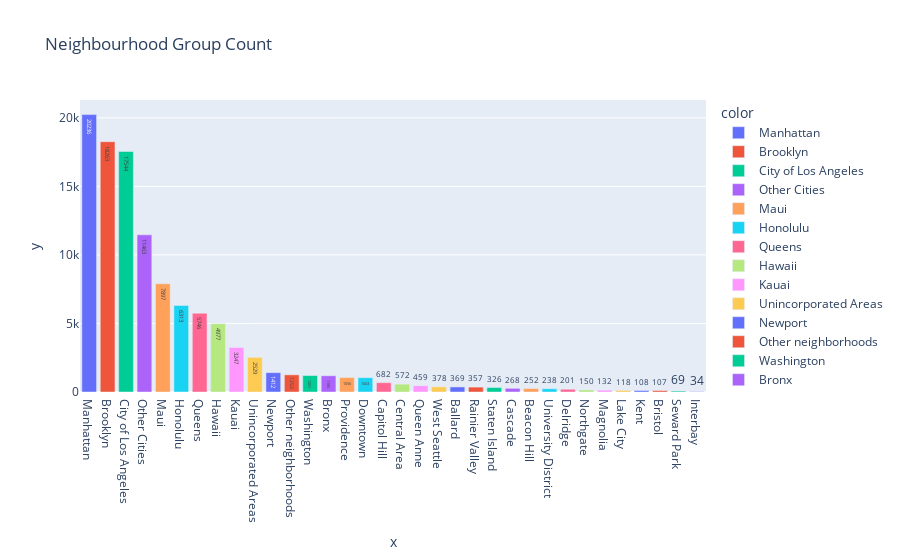

Notebook code cell kept with this figure:
### Code cell
import plotly.express as px
fig = px.bar(x=ng.index,y=ng.values,color=ng.index,text=ng.values,
                title="Neighbourhood Group Count")
fig.show()

### Figure 1 — Plotly figure (JSON) as saved in the notebook; plotly's stock layout.template omitted (floating-point values rounded to 4 significant figures)
{"data": [{"alignmentgroup": "True", "hovertemplate": "color=Manhattan<br>x=%{x}<br>y=%{y}<br>text=%{text}<extra></extra>", "legendgroup": "Manhattan", "marker": {"color": "#636efa", "pattern": {"shape": ""}}, "name": "Manhattan", "offsetgroup": "Manhattan", "orientation": "v", "showlegend": true, "text": [20236], "textposition": "auto", "type": "bar", "x": ["Manhattan"], "xaxis": "x", "y": [20236], "yaxis": "y"}, {"alignmentgroup": "True", "hovertemplate": "color=Brooklyn<br>x=%{x}<br>y=%{y}<br>text=%{text}<extra></extra>", "legendgroup": "Brooklyn", "marker": {"color": "#EF553B", "pattern": {"shape": ""}}, "name": "Brooklyn", "offsetgroup": "Brooklyn", "orientation": "v", "showlegend": true, "text": [18263], "textposition": "auto", "type": "bar", "x": ["Brooklyn"], "xaxis": "x", "y": [18263], "yaxis": "y"}, {"alignmentgroup": "True", "hovertemplate": "color=City of Los Angeles<br>x=%{x}<br>y=%{y}<br>text=%{text}<extra></extra>", "legendgroup": "City of Los Angeles", "marker": {"color": "#00cc96", "pattern": {"shape": ""}}, "name": "City of Los Angeles", "offsetgroup": "City of Los Angeles", "orientation": "v", "showlegend": true, "text": [17544], "textposition": "auto", "type": "bar", "x": ["City of Los Angeles"], "xaxis": "x", "y": [17544], "yaxis": "y"}, {"alignmentgroup": "True", "hovertemplate": "color=Other Cities<br>x=%{x}<br>y=%{y}<br>text=%{text}<extra></extra>", "legendgroup": "Other Cities", "marker": {"color": "#ab63fa", "pattern": {"shape": ""}}, "name": "Other Cities", "offsetgroup": "Other Cities", "orientation": "v", "showlegend": true, "text": [11463], "textposition": "auto", "type": "bar", "x": ["Other Cities"], "xaxis": "x", "y": [11463], "yaxis": "y"}, {"alignmentgroup": "True", "hovertemplate": "color=Maui<br>x=%{x}<br>y=%{y}<br>text=%{text}<extra></extra>", "legendgroup": "Maui", "marker": {"color": "#FFA15A", "pattern": {"shape": ""}}, "name": "Maui", "offsetgroup": "Maui", "orientation": "v", "showlegend": true, "text": [7897], "textposition": "auto", "type": "bar", "x": ["Maui"], "xaxis": "x", "y": [7897], "yaxis": "y"}, {"alignmentgroup": "True", "hovertemplate": "color=Honolulu<br>x=%{x}<br>y=%{y}<br>text=%{text}<extra></extra>", "legendgroup": "Honolulu", "marker": {"color": "#19d3f3", "pattern": {"shape": ""}}, "name": "Honolulu", "offsetgroup": "Honolulu", "orientation": "v", "showlegend": true, "text": [6313], "textposition": "auto", "type": "bar", "x": ["Honolulu"], "xaxis": "x", "y": [6313], "yaxis": "y"}, {"alignmentgroup": "True", "hovertemplate": "color=Queens<br>x=%{x}<br>y=%{y}<br>text=%{text}<extra></extra>", "legendgroup": "Queens", "marker": {"color": "#FF6692", "pattern": {"shape": ""}}, "name": "Queens", "offsetgroup": "Queens", "orientation": "v", "showlegend": true, "text": [5746], "textposition": "auto", "type": "bar", "x": ["Queens"], "xaxis": "x", "y": [5746], "yaxis": "y"}, {"alignmentgroup": "True", "hovertemplate": "color=Hawaii<br>x=%{x}<br>y=%{y}<br>text=%{text}<extra></extra>", "legendgroup": "Hawaii", "marker": {"color": "#B6E880", "pattern": {"shape": ""}}, "name": "Hawaii", "offsetgroup": "Hawaii", "orientation": "v", "showlegend": true, "text": [4977], "textposition": "auto", "type": "bar", "x": ["Hawaii"], "xaxis": "x", "y": [4977], "yaxis": "y"}, {"alignmentgroup": "True", "hovertemplate": "color=Kauai<br>x=%{x}<br>y=%{y}<br>text=%{text}<extra></extra>", "legendgroup": "Kauai", "marker": {"color": "#FF97FF", "pattern": {"shape": ""}}, "name": "Kauai", "offsetgroup": "Kauai", "orientation": "v", "showlegend": true, "text": [3247], "textposition": "auto", "type": "bar", "x": ["Kauai"], "xaxis": "x", "y": [3247], "yaxis": "y"}, {"alignmentgroup": "True", "hovertemplate": "color=Unincorporated Areas<br>x=%{x}<br>y=%{y}<br>text=%{text}<extra></extra>", "legendgroup": "Unincorporated Areas", "marker": {"color": "#FECB52", "pattern": {"shape": ""}}, "name": "Unincorporated Areas", "offsetgroup": "Unincorporated Areas", "orientation": "v", "showlegend": true, "text": [2529], "textposition": "auto", "type": "bar", "x": ["Unincorporated Areas"], "xaxis": "x", "y": [2529], "yaxis": "y"}, {"alignmentgroup": "True", "hovertemplate": "color=Newport<br>x=%{x}<br>y=%{y}<br>text=%{text}<extra></extra>", "legendgroup": "Newport", "marker": {"color": "#636efa", "pattern": {"shape": ""}}, "name": "Newport", "offsetgroup": "Newport", "orientation": "v", "showlegend": true, "text": [1412], "textposition": "auto", "type": "bar", "x": ["Newport"], "xaxis": "x", "y": [1412], "yaxis": "y"}, {"alignmentgroup": "True", "hovertemplate": "color=Other neighborhoods<br>x=%{x}<br>y=%{y}<br>text=%{text}<extra></extra>", "legendgroup": "Other neighborhoods", "marker": {"color": "#EF553B", "pattern": {"shape": ""}}, "name": "Other neighborhoods", "offsetgroup": "Other neighborhoods", "orientation": "v", "showlegend": true, "text": [1253], "textposition": "auto", "type": "bar", "x": ["Other neighborhoods"], "xaxis": "x", "y": [1253], "yaxis": "y"}, {"alignmentgroup": "True", "hovertemplate": "color=Washington<br>x=%{x}<br>y=%{y}<br>text=%{text}<extra></extra>", "legendgroup": "Washington", "marker": {"color": "#00cc96", "pattern": {"shape": ""}}, "name": "Washington", "offsetgroup": "Washington", "orientation": "v", "showlegend": true, "text": [1201], "textposition": "auto", "type": "bar", "x": ["Washington"], "xaxis": "x", "y": [1201], "yaxis": "y"}, {"alignmentgroup": "True", "hovertemplate": "color=Bronx<br>x=%{x}<br>y=%{y}<br>text=%{text}<extra></extra>", "legendgroup": "Bronx", "marker": {"color": "#ab63fa", "pattern": {"shape": ""}}, "name": "Bronx", "offsetgroup": "Bronx", "orientation": "v", "showlegend": true, "text": [1185], "textposition": "auto", "type": "bar", "x": ["Bronx"], "xaxis": "x", "y": [1185], "yaxis": "y"}, {"alignmentgroup": "True", "hovertemplate": "color=Providence<br>x=%{x}<br>y=%{y}<br>text=%{text}<extra></extra>", "legendgroup": "Providence", "marker": {"color": "#FFA15A", "pattern": {"shape": ""}}, "name": "Providence", "offsetgroup": "Providence", "orientation": "v", "showlegend": true, "text": [1056], "textposition": "auto", "type": "bar", "x": ["Providence"], "xaxis": "x", "y": [1056], "yaxis": "y"}, {"alignmentgroup": "True", "hovertemplate": "color=Downtown<br>x=%{x}<br>y=%{y}<br>text=%{text}<extra></extra>", "legendgroup": "Downtown", "marker": {"color": "#19d3f3", "pattern": {"shape": ""}}, "name": "Downtown", "offsetgroup": "Downtown", "orientation": "v", "showlegend": true, "text": [1043], "textposition": "auto", "type": "bar", "x": ["Downtown"], "xaxis": "x", "y": [1043], "yaxis": "y"}, {"alignmentgroup": "True", "hovertemplate": "color=Capitol Hill<br>x=%{x}<br>y=%{y}<br>text=%{text}<extra></extra>", "legendgroup": "Capitol Hill", "marker": {"color": "#FF6692", "pattern": {"shape": ""}}, "name": "Capitol Hill", "offsetgroup": "Capitol Hill", "orientation": "v", "showlegend": true, "text": [682], "textposition": "auto", "type": "bar", "x": ["Capitol Hill"], "xaxis": "x", "y": [682], "yaxis": "y"}, {"alignmentgroup": "True", "hovertemplate": "color=Central Area<br>x=%{x}<br>y=%{y}<br>text=%{text}<extra></extra>", "legendgroup": "Central Area", "marker": {"color": "#B6E880", "pattern": {"shape": ""}}, "name": "Central Area", "offsetgroup": "Central Area", "orientation": "v", "showlegend": true, "text": [572], "textposition": "auto", "type": "bar", "x": ["Central Area"], "xaxis": "x", "y": [572], "yaxis": "y"}, {"alignmentgroup": "True", "hovertemplate": "color=Queen Anne<br>x=%{x}<br>y=%{y}<br>text=%{text}<extra></extra>", "legendgroup": "Queen Anne", "marker": {"color": "#FF97FF", "pattern": {"shape": ""}}, "name": "Queen Anne", "offsetgroup": "Queen Anne", "orientation": "v", "showlegend": true, "text": [459], "textposition": "auto", "type": "bar", "x": ["Queen Anne"], "xaxis": "x", "y": [459], "yaxis": "y"}, {"alignmentgroup": "True", "hovertemplate": "color=West Seattle<br>x=%{x}<br>y=%{y}<br>text=%{text}<extra></extra>", "legendgroup": "West Seattle", "marker": {"color": "#FECB52", "pattern": {"shape": ""}}, "name": "West Seattle", "offsetgroup": "West Seattle", "orientation": "v", "showlegend": true, "text": [378], "textposition": "auto", "type": "bar", "x": ["West Seattle"], "xaxis": "x", "y": [378], "yaxis": "y"}, {"alignmentgroup": "True", "hovertemplate": "color=Ballard<br>x=%{x}<br>y=%{y}<br>text=%{text}<extra></extra>", "legendgroup": "Ballard", "marker": {"color": "#636efa", "pattern": {"shape": ""}}, "name": "Ballard", "offsetgroup": "Ballard", "orientation": "v", "showlegend": true, "text": [369], "textposition": "auto", "type": "bar", "x": ["Ballard"], "xaxis": "x", "y": [369], "yaxis": "y"}, {"alignmentgroup": "True", "hovertemplate": "color=Rainier Valley<br>x=%{x}<br>y=%{y}<br>text=%{text}<extra></extra>", "legendgroup": "Rainier Valley", "marker": {"color": "#EF553B", "pattern": {"shape": ""}}, "name": "Rainier Valley", "offsetgroup": "Rainier Valley", "orientation": "v", "showlegend": true, "text": [357], "textposition": "auto", "type": "bar", "x": ["Rainier Valley"], "xaxis": "x", "y": [357], "yaxis": "y"}, {"alignmentgroup": "True", "hovertemplate": "color=Staten Island<br>x=%{x}<br>y=%{y}<br>text=%{text}<extra></extra>", "legendgroup": "Staten Island", "marker": {"color": "#00cc96", "pattern": {"shape": ""}}, "name": "Staten Island", "offsetgroup": "Staten Island", "orientation": "v", "showlegend": true, "text": [326], "textposition": "auto", "type": "bar", "x": ["Staten Island"], "xaxis": "x", "y": [326], "yaxis": "y"}, {"alignmentgroup": "True", "hovertemplate": "color=Cascade<br>x=%{x}<br>y=%{y}<br>text=%{text}<extra></extra>", "legendgroup": "Cascade", "marker": {"color": "#ab63fa", "pattern": {"shape": ""}}, "name": "Cascade", "offsetgroup": "Cascade", "orientation": "v", "showlegend": true, "text": [268], "textposition": "auto", "type": "bar", "x": ["Cascade"], "xaxis": "x", "y": [268], "yaxis": "y"}, {"alignmentgroup": "True", "hovertemplate": "color=Beacon Hill<br>x=%{x}<br>y=%{y}<br>text=%{text}<extra></extra>", "legendgroup": "Beacon Hill", "marker": {"color": "#FFA15A", "pattern": {"shape": ""}}, "name": "Beacon Hill", "offsetgroup": "Beacon Hill", "orientation": "v", "showlegend": true, "text": [252], "textposition": "auto", "type": "bar", "x": ["Beacon Hill"], "xaxis": "x", "y": [252], "yaxis": "y"}, {"alignmentgroup": "True", "hovertemplate": "color=University District<br>x=%{x}<br>y=%{y}<br>text=%{text}<extra></extra>", "legendgroup": "University District", "marker": {"color": "#19d3f3", "pattern": {"shape": ""}}, "name": "University District", "offsetgroup": "University District", "orientation": "v", "showlegend": true, "text": [238], "textposition": "auto", "type": "bar", "x": ["University District"], "xaxis": "x", "y": [238], "yaxis": "y"}, {"alignmentgroup": "True", "hovertemplate": "color=Delridge<br>x=%{x}<br>y=%{y}<br>text=%{text}<extra></extra>", "legendgroup": "Delridge", "marker": {"color": "#FF6692", "pattern": {"shape": ""}}, "name": "Delridge", "offsetgroup": "Delridge", "orientation": "v", "showlegend": true, "text": [201], "textposition": "auto", "type": "bar", "x": ["Delridge"], "xaxis": "x", "y": [201], "yaxis": "y"}, {"alignmentgroup": "True", "hovertemplate": "color=Northgate<br>x=%{x}<br>y=%{y}<br>text=%{text}<extra></extra>", "legendgroup": "Northgate", "marker": {"color": "#B6E880", "pattern": {"shape": ""}}, "name": "Northgate", "offsetgroup": "Northgate", "orientation": "v", "showlegend": true, "text": [150], "textposition": "auto", "type": "bar", "x": ["Northgate"], "xaxis": "x", "y": [150], "yaxis": "y"}, {"alignmentgroup": "True", "hovertemplate": "color=Magnolia<br>x=%{x}<br>y=%{y}<br>text=%{text}<extra></extra>", "legendgroup": "Magnolia", "marker": {"color": "#FF97FF", "pattern": {"shape": ""}}, "name": "Magnolia", "offsetgroup": "Magnolia", "orientation": "v", "showlegend": true, "text": [132], "textposition": "auto", "type": "bar", "x": ["Magnolia"], "xaxis": "x", "y": [132], "yaxis": "y"}, {"alignmentgroup": "True", "hovertemplate": "color=Lake City<br>x=%{x}<br>y=%{y}<br>text=%{text}<extra></extra>", "legendgroup": "Lake City", "marker": {"color": "#FECB52", "pattern": {"shape": ""}}, "name": "Lake City", "offsetgroup": "Lake City", "orientation": "v", "showlegend": true, "text": [118], "textposition": "auto", "type": "bar", "x": ["Lake City"], "xaxis": "x", "y": [118], "yaxis": "y"}, {"alignmentgroup": "True", "hovertemplate": "color=Kent<br>x=%{x}<br>y=%{y}<br>text=%{text}<extra></extra>", "legendgroup": "Kent", "marker": {"color": "#636efa", "pattern": {"shape": ""}}, "name": "Kent", "offsetgroup": "Kent", "orientation": "v", "showlegend": true, "text": [108], "textposition": "auto", "type": "bar", "x": ["Kent"], "xaxis": "x", "y": [108], "yaxis": "y"}, {"alignmentgroup": "True", "hovertemplate": "color=Bristol<br>x=%{x}<br>y=%{y}<br>text=%{text}<extra></extra>", "legendgroup": "Bristol", "marker": {"color": "#EF553B", "pattern": {"shape": ""}}, "name": "Bristol", "offsetgroup": "Bristol", "orientation": "v", "showlegend": true, "text": [107], "textposition": "auto", "type": "bar", "x": ["Bristol"], "xaxis": "x", "y": [107], "yaxis": "y"}, {"alignmentgroup": "True", "hovertemplate": "color=Seward Park<br>x=%{x}<br>y=%{y}<br>text=%{text}<extra></extra>", "legendgroup": "Seward Park", "marker": {"color": "#00cc96", "pattern": {"shape": ""}}, "name": "Seward Park", "offsetgroup": "Seward Park", "orientation": "v", "showlegend": true, "text": [69], "textposition": "auto", "type": "bar", "x": ["Seward Park"], "xaxis": "x", "y": [69], "yaxis": "y"}, {"alignmentgroup": "True", "hovertemplate": "color=Interbay<br>x=%{x}<br>y=%{y}<br>text=%{text}<extra></extra>", "legendgroup": "Interbay", "marker": {"color": "#ab63fa", "pattern": {"shape": ""}}, "name": "Interbay", "offsetgroup": "Interbay", "orientation": "v", "showlegend": true, "text": [34], "textposition": "auto", "type": "bar", "x": ["Interbay"], "xaxis": "x", "y": [34], "yaxis": "y"}], "layout": {"barmode": "relative", "legend": {"title": {"text": "color"}, "tracegroupgap": 0}, "title": {"text": "Neighbourhood Group Count"}, "xaxis": {"anchor": "y", "domain": [0, 1], "title": {"text": "x"}}, "yaxis": {"anchor": "x", "domain": [0, 1], "title": {"text": "y"}}}}
